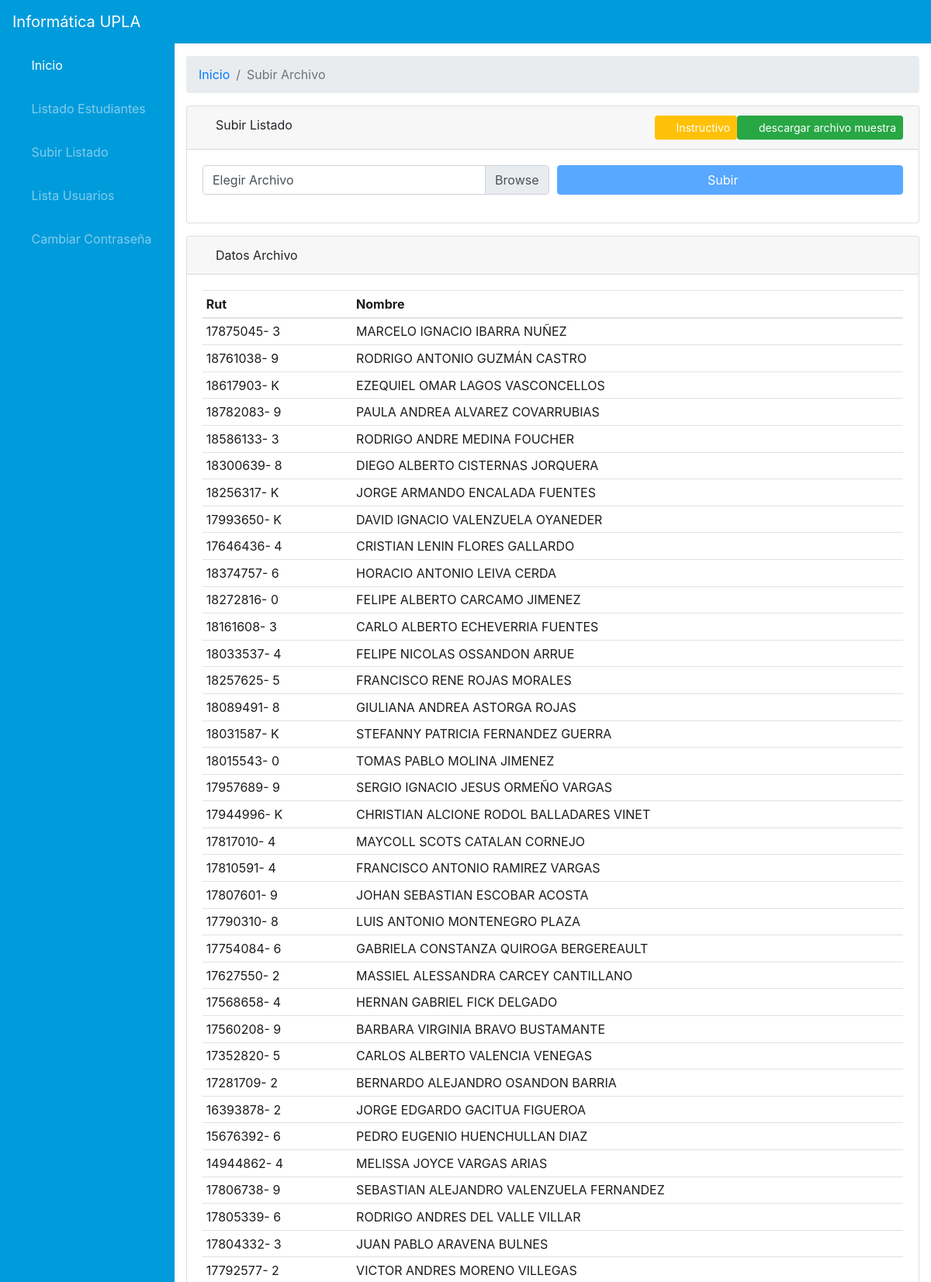
Screenshot of /import (signed in, upper part) with the database file from the repository.
### crud/models.py (models this page shows, shortened)
class Persona(models.Model):
    id_persona = models.AutoField(primary_key=True)
    rut = models.IntegerField()
    dverificador = models.TextField()
    nombre = models.TextField()
    apellido = models.TextField()
    fecha_nacimiento = models.TextField()
    foto = models.ImageField()
    nombre_foto = models.CharField(max_length=255, blank=True)
    telefono = models.IntegerField(blank=True, null=True)
    correo = models.TextField(blank=True, null=True)
    direccion = models.TextField(blank=True, null=True)
    ciudad = models.TextField(blank=True, null=True)
    class Meta:
        managed = False
        db_table = 'Persona'

### crud/views.py (the view, shortened to what this page needs)
# urls.py: url(r'^import$', views.store, name='import'),
@login_required
def store(request):
    if 'GET' == request.method:
        exceldata = Persona.objects.all()
        context = {'exceldata': exceldata}
        return render(request, 'importar.html', context)

### templates/importar.html (shortened to what this page needs)
{% extends 'layout/app.html' %}
{% load static %}
{% block body %}
    <div id="content-wrapper">
    <div class="container-fluid">
        <ol class="breadcrumb">
            <li class="breadcrumb-item">
                <a href="{% url 'home' %}">Inicio</a>
            </li>
            <li class="breadcrumb-item active">Subir Archivo</li>
        </ol>
        <div class="card mb-3">
            <div class="card-header">
                <i class="fas fa-table"></i>
                Subir Listado
                <a class="btn-sm btn btn-success" href="{% static 'Listado_Estudiantes.xlsx' %}"  download style="float: right"><span class="fa fa-download" ></span> &nbsp;descargar archivo muestra</a>
                <a class="btn btn-sm btn-warning btn-lg" href="{% static 'instrucciones.txt' %}" style=" color: white;  float: right;" download ><span class="fa fa-download" ></span> &nbsp;Instructivo</a>
            </div>
            <div class="card-body">
                <form action="{% url 'import' %}" method="POST" enctype="multipart/form-data"
                      class="form-horizontal">
                    <div class="form-group">
                        <div class="form-row">
                            <div class="col-md-6">
                                <div class="input-group input-group-lg">
                                    <div class="custom-file">
                                        <label class="custom-file-label" id="fileLabel" for="input01">Elegir Archivo</label>
                                    </div>
                                </div>
                            </div>
                <div class="col-md-6">
                                <div class="input-group input-group-lg">
                                    <div class="custom-file">
                                        <button class="btn btn-primary btn-block" id="submitBtn" disabled type="submit">Subir &nbsp;&nbsp;&nbsp;
                                        </button>
                                    </div>
                                </div>
                            </div>
                        </div>
                    </div>
                </form>
            </div>
        </div>
        <div class="card mb-3">
            <div class="card-header">
                <i class="fas fa-table"></i>
                Datos Archivo
            </div>
            <div class="card-body">
                <div class="table-responsive">
                    <table class="table table-sm" id="dataTable">
                        <thead>
                        <tr>
                            <th scope="col">Rut</th>
                            <th scope="col">Nombre</th>
                        </tr>
                        </thead>
                        <tbody>
                        {% for member in exceldata %}
                            <tr>
                                <td>{{ member.rut }}- {{ member.dverificador}}</td>
                                <td>{{ member.nombre }} {{ member.apellido }}</td>
                            </tr>
                        {% endfor %}
                        </tbody>
                    </table>
                </div>
            </div>
        </div>
    </div>
{% endblock %}

### rows the page displays
Persona: rut "17875045", dverificador "3", nombre "MARCELO IGNACIO", apellido "IBARRA NUÑEZ"
Persona: rut "18761038", dverificador "9", nombre "RODRIGO ANTONIO", apellido "GUZMÁN CASTRO"
Persona: rut "18617903", dverificador "K", nombre "EZEQUIEL OMAR", apellido "LAGOS VASCONCELLOS"
Persona: rut "18782083", dverificador "9", nombre "PAULA ANDREA", apellido "ALVAREZ COVARRUBIAS"
Persona: rut "18586133", dverificador "3", nombre "RODRIGO ANDRE", apellido "MEDINA FOUCHER"
Persona: rut "18300639", dverificador "8", nombre "DIEGO ALBERTO", apellido "CISTERNAS JORQUERA"
Persona: rut "18256317", dverificador "K", nombre "JORGE ARMANDO", apellido "ENCALADA FUENTES"
Persona: rut "17993650", dverificador "K", nombre "DAVID IGNACIO", apellido "VALENZUELA OYANEDER"
Persona: rut "17646436", dverificador "4", nombre "CRISTIAN LENIN", apellido "FLORES GALLARDO"
Persona: rut "18374757", dverificador "6", nombre "HORACIO ANTONIO", apellido "LEIVA CERDA"
Persona: rut "18272816", dverificador "0", nombre "FELIPE ALBERTO", apellido "CARCAMO JIMENEZ"
Persona: rut "18161608", dverificador "3", nombre "CARLO ALBERTO", apellido "ECHEVERRIA FUENTES"
Persona: rut "18033537", dverificador "4", nombre "FELIPE NICOLAS", apellido "OSSANDON ARRUE"
Persona: rut "18257625", dverificador "5", nombre "FRANCISCO RENE", apellido "ROJAS MORALES"
Persona: rut "18089491", dverificador "8", nombre "GIULIANA ANDREA", apellido "ASTORGA ROJAS"
Persona: rut "18031587", dverificador "K", nombre "STEFANNY PATRICIA", apellido "FERNANDEZ GUERRA"
Persona: rut "18015543", dverificador "0", nombre "TOMAS PABLO", apellido "MOLINA JIMENEZ"
Persona: rut "17957689", dverificador "9", nombre "SERGIO IGNACIO JESUS", apellido "ORMEÑO VARGAS"
Persona: rut "17944996", dverificador "K", nombre "CHRISTIAN ALCIONE RODOL", apellido "BALLADARES VINET"
Persona: rut "17817010", dverificador "4", nombre "MAYCOLL SCOTS", apellido "CATALAN CORNEJO"
Persona: rut "17810591", dverificador "4", nombre "FRANCISCO ANTONIO", apellido "RAMIREZ VARGAS"
Persona: rut "17807601", dverificador "9", nombre "JOHAN SEBASTIAN", apellido "ESCOBAR ACOSTA"
Persona: rut "17790310", dverificador "8", nombre "LUIS ANTONIO", apellido "MONTENEGRO PLAZA"
Persona: rut "17754084", dverificador "6", nombre "GABRIELA CONSTANZA", apellido "QUIROGA BERGEREAULT"
Persona: rut "17627550", dverificador "2", nombre "MASSIEL ALESSANDRA", apellido "CARCEY CANTILLANO"
Persona: rut "17568658", dverificador "4", nombre "HERNAN GABRIEL", apellido "FICK DELGADO"
Persona: rut "17560208", dverificador "9", nombre "BARBARA VIRGINIA", apellido "BRAVO BUSTAMANTE"
Persona: rut "17352820", dverificador "5", nombre "CARLOS ALBERTO", apellido "VALENCIA VENEGAS"
Persona: rut "17281709", dverificador "2", nombre "BERNARDO ALEJANDRO", apellido "OSANDON BARRIA"
Persona: rut "16393878", dverificador "2", nombre "JORGE EDGARDO", apellido "GACITUA FIGUEROA"
Persona: rut "15676392", dverificador "6", nombre "PEDRO EUGENIO", apellido "HUENCHULLAN DIAZ"
Persona: rut "14944862", dverificador "4", nombre "MELISSA JOYCE", apellido "VARGAS ARIAS"
Persona: rut "17806738", dverificador "9", nombre "SEBASTIAN ALEJANDRO", apellido "VALENZUELA FERNANDEZ"
Persona: rut "17805339", dverificador "6", nombre "RODRIGO ANDRES", apellido "DEL VALLE VILLAR"
Persona: rut "17804332", dverificador "3", nombre "JUAN PABLO", apellido "ARAVENA BULNES"
Persona: rut "17792577", dverificador "2", nombre "VICTOR ANDRES", apellido "MORENO VILLEGAS"
